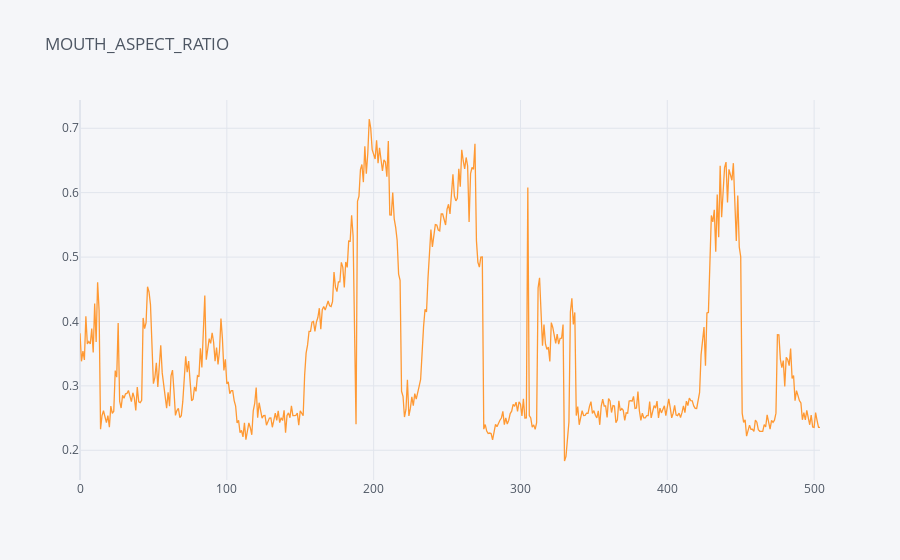

Source (notebook cell):
### Markdown cell above
# Plotting for Mouth Aspect Ratio

### Code cell
colname2=['MAR','frames']
d2=pd.read_csv('mar.csv',names=colname2)
d2.to_csv('mar.csv',index=False)
d2['frames']=d2.index
d2.iplot(kind='scatter',x="frames",y="MAR",title='MOUTH_ASPECT_RATIO',
       labels={
           'frames':"FRAMES",
           'EAR':"Aspect Ratio"
       },)

### Figure 1 — Plotly figure (JSON) as saved in the notebook; plotly's stock layout.template omitted (floating-point values rounded to 4 significant figures; data arrays with more than 128 entries replaced by an {"elided": "..."} marker saying what was removed)
{"data": [{"line": {"color": "rgba(255, 153, 51, 1.0)", "dash": "solid", "shape": "linear", "width": 1.3}, "mode": "lines", "name": "MAR", "text": "", "type": "scatter", "x": {"elided": "505 int values"}, "y": {"elided": "505 float values"}}], "layout": {"legend": {"bgcolor": "#F5F6F9", "font": {"color": "#4D5663"}}, "paper_bgcolor": "#F5F6F9", "plot_bgcolor": "#F5F6F9", "title": {"font": {"color": "#4D5663"}, "text": "MOUTH_ASPECT_RATIO"}, "xaxis": {"gridcolor": "#E1E5ED", "showgrid": true, "tickfont": {"color": "#4D5663"}, "title": {"font": {"color": "#4D5663"}, "text": ""}, "zerolinecolor": "#E1E5ED"}, "yaxis": {"gridcolor": "#E1E5ED", "showgrid": true, "tickfont": {"color": "#4D5663"}, "title": {"font": {"color": "#4D5663"}, "text": ""}, "zerolinecolor": "#E1E5ED"}}}
